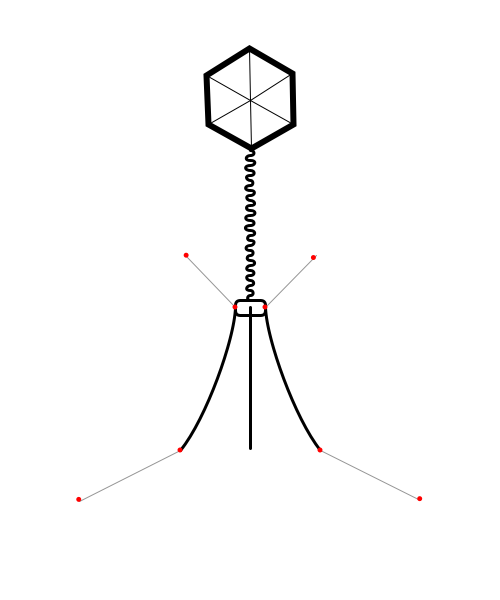
Frame 1 (no input)
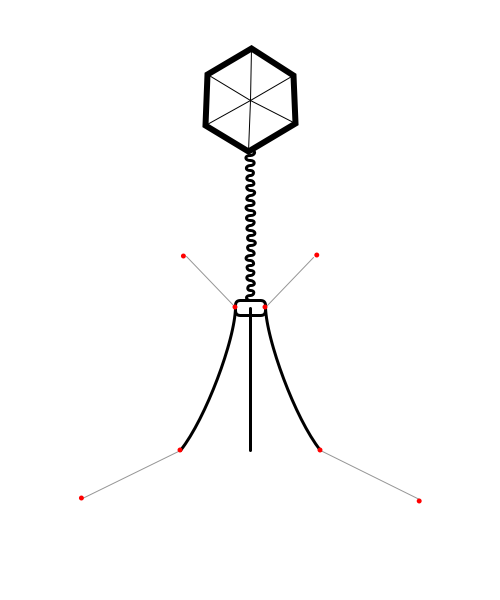
Frame 60 (the mouse pressed at the canvas centre just before this capture)
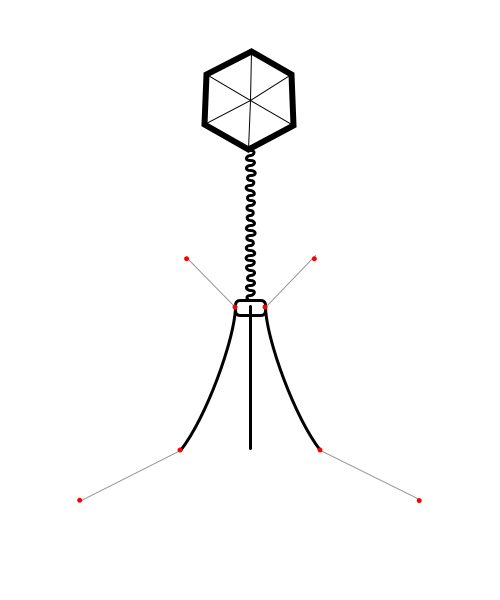
Frame 120 (the mouse held since frame 60 and released just before this capture)

The Processing sketch that drew these frames (run headless with seeded random() and noise(); from frame 60 on, the mouse is pressed at the canvas centre):

// Processing sketch: processing_169323
// ── processing_169323.pde

/*
 * Creative Coding
 * Week 2, Foldout 03: Advanced Graphics
 * by Indae Hwang and Jon McCormack
 * Copyright (c) 2014 Monash University
 *
 * This sketch draws the Bacteriophage T4 Virus
 * using Processing's graphics drawing shapes
 */

int flicker = 2;

void setup() {
  size(500, 600);
  smooth(4); // add extra smoothing to lines -- this takes more time, but gives better quality
}

void draw() {
  background(255);

  //head
  stroke(0);
  noFill();

  float headCenterX = width/2 ;
  float headCenterY = 100;
  float headSize = 50;
  float angle = TWO_PI/6;

  beginShape();
  for (int i =0; i< 6; i++) {
    float x = headCenterX + headSize*cos(angle/2 + angle*i) + random(-flicker,flicker);
    float y = headCenterY + headSize*sin(angle/2 + angle*i) + random(-flicker,flicker);

    vertex(x, y); // add a new vertex

    //line from center
    strokeWeight(1);
    line(headCenterX, headCenterY, x, y );

    strokeWeight(6);
  }
  endShape(CLOSE);

  //body
  noFill();
  strokeWeight(3);
  float curveHeight  = 5;
  float curveWidth = 5;
  float firstPointX = width/2;
  float secondPointX = width/2;

  beginShape();
  for (int i=0; i < 30; i++) {
    //this draws one unit of the curve, then repeats it 30 times.

    float firstPointY = 150 + curveHeight*i;
    float firstControlPointX =  firstPointX + curveWidth - (curveWidth*2)*(i%2) + random(-flicker,flicker);
    float firstControlPointY =  firstPointY;

    float secondPointY = 150 + curveHeight*(i+1);
    float secondControlPointX = secondPointX + curveWidth - (curveWidth*2)*(i%2) + random(-flicker,flicker);
    float secondControlPointY = secondPointY;
    vertex(firstPointX, firstPointY); // start point of each curve unit
    bezierVertex( firstControlPointX, firstControlPointY, 
    secondControlPointX, secondControlPointY, secondPointX, secondPointY ); //leftside
  }
  endShape();    

  //bottom
  float bottomX = width/2;
  float bottomY = 300;
  float bottomWidth = 30;
  float bottomHeight = 15;
  float bottomRound = 5;
  rect(bottomX - bottomWidth/2, bottomY, bottomWidth, bottomHeight, bottomRound );

  //leg-right (lr) 
  float ll_firstPointX = width/2 + 15;
  float ll_firstPointY = 307;
  float ll_firstControlX = ll_firstPointX + 50;
  float ll_firstControlY = ll_firstPointY - 50;
  float ll_secondPointX = width/2 + 70;
  float ll_secondPointY = 450;
  float ll_secondControlX = ll_secondPointX + 100;
  float ll_secondControlY = ll_secondPointY + 50;

  curve(ll_firstControlX + random(-flicker,flicker), ll_firstControlY + random(-flicker,flicker), ll_firstPointX, ll_firstPointY, ll_secondPointX, 
  ll_secondPointY, ll_secondControlX + random(-flicker,flicker), ll_secondControlY + random(-flicker,flicker));

  //leg-left (ll)
  float lr_firstPointX = width/2  - 15;
  float lr_firstPointY = 307;
  float lr_firstControlX = lr_firstPointX - 50;
  float lr_firstControlY = lr_firstPointY - 50;
  float lr_secondPointX = width/2 - 70;
  float lr_secondPointY = 450;
  float lr_secondControlX = lr_secondPointX - 100;
  float lr_secondControlY = lr_secondPointY + 50;

  curve(lr_firstControlX + random(-flicker,flicker), lr_firstControlY + random(-flicker,flicker), lr_firstPointX, lr_firstPointY, 
  lr_secondPointX, lr_secondPointY, lr_secondControlX + random(-flicker,flicker), lr_secondControlY + random(-flicker,flicker));

  //leg- middle
  line(width/2, 307 + random(-flicker,flicker), width/2, 450 + random(-flicker,flicker));

  //guide line
  strokeWeight(1);
  stroke(150);
  line(ll_firstPointX, ll_firstPointY, ll_firstControlX + random(-flicker,flicker), ll_firstControlY + random(-flicker,flicker));
  line(lr_firstPointX, lr_firstPointY, lr_firstControlX + random(-flicker,flicker), lr_firstControlY + random(-flicker,flicker));
  line(ll_secondPointX, ll_secondPointY, ll_secondControlX + random(-flicker,flicker), ll_secondControlY + random(-flicker,flicker));
  line(lr_secondPointX, lr_secondPointY, lr_secondControlX + random(-flicker,flicker), lr_secondControlY + random(-flicker,flicker));
  noStroke();
  fill(255, 0, 0);
  ellipse(ll_firstPointX, ll_firstPointY, 5, 5);
  ellipse(lr_firstPointX, lr_firstPointY, 5, 5);
  ellipse(ll_firstControlX + random(-flicker,flicker), ll_firstControlY + random(-flicker,flicker), 5, 5);
  ellipse(lr_firstControlX + random(-flicker,flicker), lr_firstControlY + random(-flicker,flicker), 5, 5);
  ellipse(lr_secondPointX, lr_secondPointY, 5, 5);
  ellipse(ll_secondPointX, ll_secondPointY, 5, 5);
  ellipse(lr_secondControlX + random(-flicker,flicker), lr_secondControlY + random(-flicker,flicker), 5, 5);
  ellipse(ll_secondControlX + random(-flicker,flicker), ll_secondControlY + random(-flicker,flicker), 5, 5);
}

void keyReleased() {

  // right arrow -- increase frame_rate_value
  if (keyCode == RIGHT && flicker < 6) {
    flicker++;
  }

  // left arrow -- decrease frame_rate_value
  if ( keyCode == LEFT && flicker > 1) {
    flicker--;
  }
}
